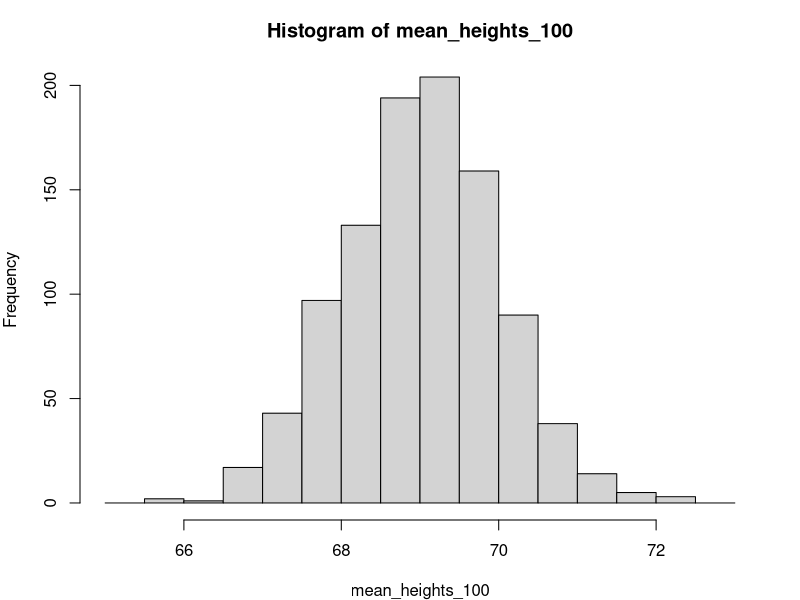
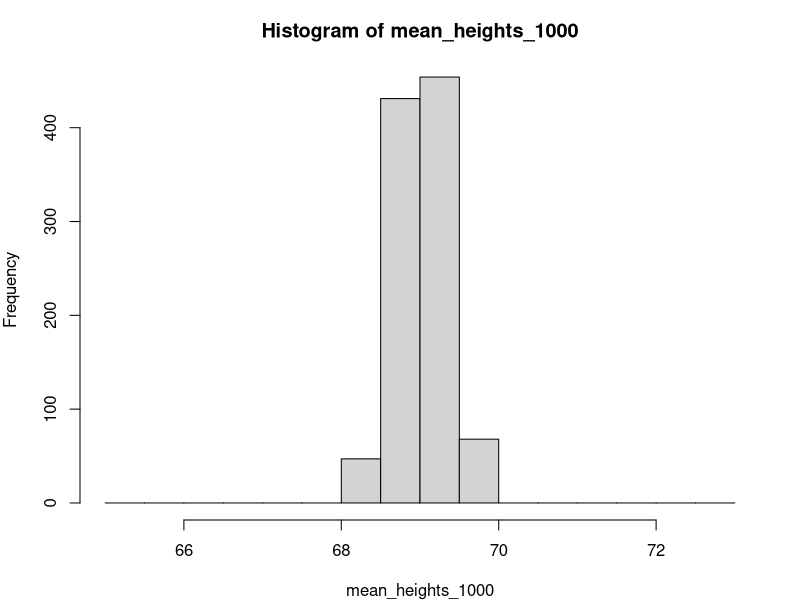
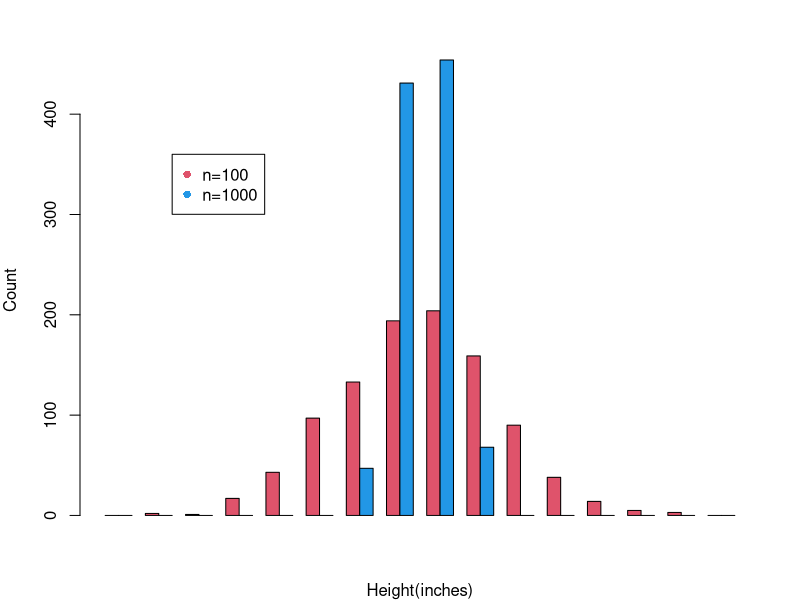

Reproduce these figures in R, in order.
###Plotting and genetic variation data analysis exercises, Assignment 1

##Exercise 1-3 

#Creates function that samples populations of x individuals and 
#prints the mean of that random sample. 

get_heights<-function(x){
  heights<-rnorm(x,mean = 69, sd=10)
  x<-mean(heights)
  print(x)
}

##Exercise 4 

#Creates a for loop that calls "get_heights" function 1000 for population
#of 100 individuals saves the mean height from each replicate in vector
#"mean_heights_100"

replicates<-1000
mean_heights_100<-length(replicates)
for (m in 1:replicates){
    mean_heights_100[m]<- get_heights(100)
}
print(mean_heights_100)

## Exercise 5

#Creates a for loop that calls "get_heights" function 1000 for population
#of 1000 individuals saves the mean height from each replicate in vector
#"mean_heights_1000"

replicates<-1000
mean_heights_1000<-length(replicates)
for (m in 1:replicates){
  mean_heights_1000[m]<- get_heights(1000)
}
print(mean_heights_1000)

## Exercise 6

#Plots a histogram of the distribution of averages for sample sizes of 100 and 
#1000 individuals. PLots are on the same label axes with legend. 
bins<-seq(65,73, by=0.5)#establish bins
par(mfrow=c(1,1), mar=c(4, 4, 3, 2)) #sets plotting area margins
counts_100<-hist(mean_heights_100, breaks = bins)$counts# create vectors of counts in each histogram
counts_1000<-hist(mean_heights_1000,breaks = bins)$counts#|||||||||||||||

barplot(rbind(counts_100,counts_1000), col=c(2,4),beside = T,xlab = "Height(inches)", ylab = "Count")
#names.arg=seq(65,75,by=1)
legend(6, 360, c("n=100", "n=1000"), col=c(2,4),pch=16)
